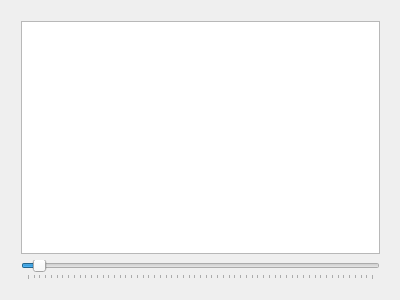
<?xml version="1.0" encoding="UTF-8"?>
<ui version="4.0">
 <class>MainWindow</class>
 <widget class="QMainWindow" name="MainWindow">
  <property name="geometry">
   <rect>
    <x>0</x>
    <y>0</y>
    <width>400</width>
    <height>300</height>
   </rect>
  </property>
  <property name="windowTitle">
   <string notr="true">Circle</string>
  </property>
  <widget class="QWidget" name="centralWidget">
   <widget class="QWidget" name="">
    <property name="geometry">
     <rect>
      <x>10</x>
      <y>10</y>
      <width>381</width>
      <height>281</height>
     </rect>
    </property>
    <layout class="QVBoxLayout" name="verticalLayout">
     <item>
      <widget class="QGraphicsView" name="gView">
       <property name="alignment">
        <set>Qt::AlignCenter</set>
       </property>
       <property name="transformationAnchor">
        <enum>QGraphicsView::NoAnchor</enum>
       </property>
      </widget>
     </item>
     <item>
      <widget class="QSlider" name="Slider">
       <property name="maximum">
        <number>300</number>
       </property>
       <property name="sliderPosition">
        <number>10</number>
       </property>
       <property name="orientation">
        <enum>Qt::Horizontal</enum>
       </property>
       <property name="tickPosition">
        <enum>QSlider::TicksBelow</enum>
       </property>
       <property name="tickInterval">
        <number>5</number>
       </property>
      </widget>
     </item>
    </layout>
   </widget>
  </widget>
 </widget>
 <layoutdefault spacing="6" margin="11"/>
 <resources/>
 <connections/>
</ui>
